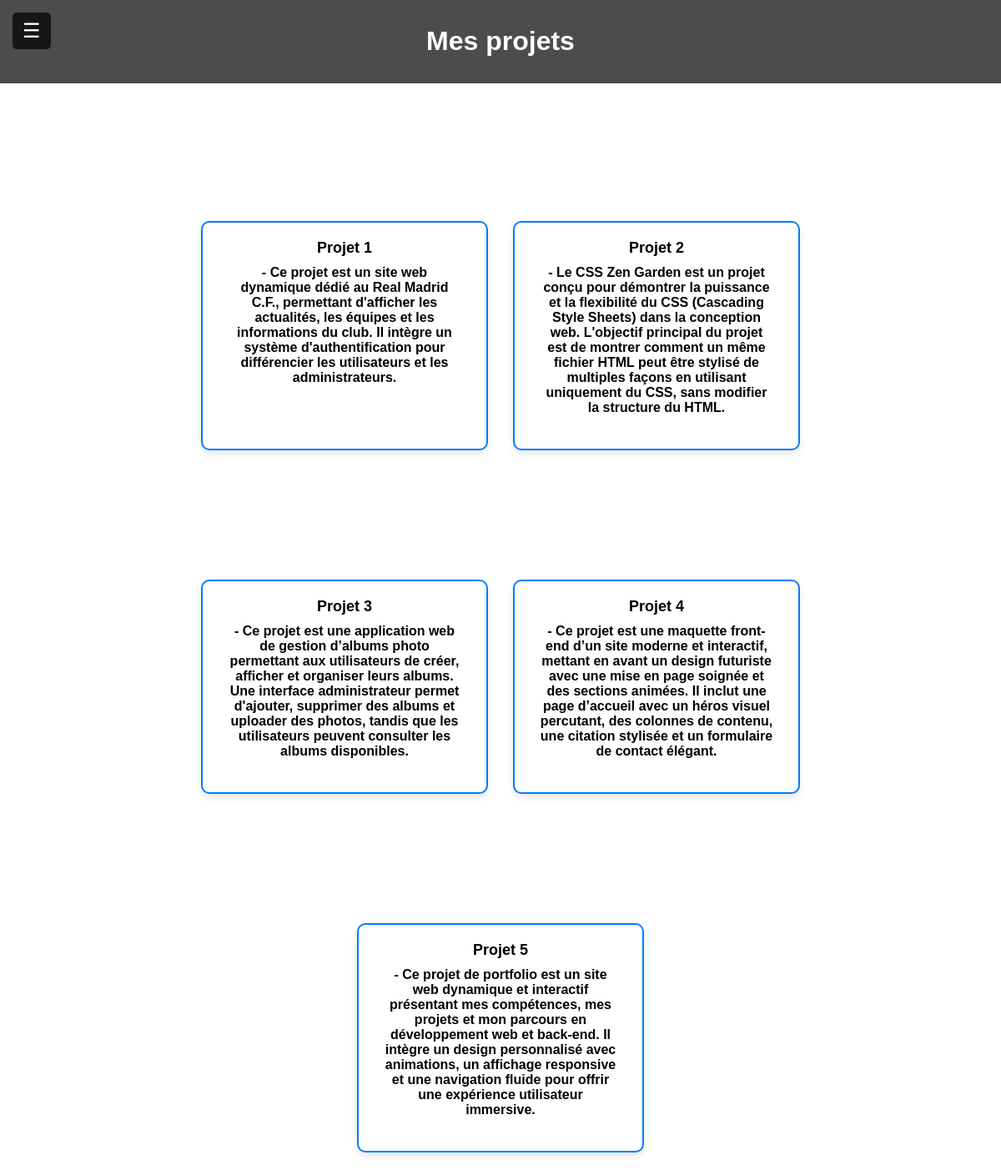
The app's page /projects.php with its own data.
### tables this page shows
CREATE TABLE IF NOT EXISTS `projets` (
  `id` int NOT NULL AUTO_INCREMENT,
  `titre` varchar(255) NOT NULL,
  `description` text NOT NULL,
  `fichier` varchar(255) NOT NULL,
  `icone` varchar(50) NOT NULL,
  PRIMARY KEY (`id`)
);

### projects.php (the view, shortened to what this page needs)
<!DOCTYPE html>
<html lang="fr">
<head>
    <link rel="stylesheet" href="assets/css/styleProjets.css">
    <link rel="stylesheet" href="assets/css/animations.css">
    <link rel="stylesheet" href="assets/css/menu.css">
</head>
<body>
<?php
include 'db.php';
?>
<header>
    <div class="menu-toggle">☰</div>
    <h1>Mes projets</h1>
</header>
<main>
    <section class="projets-section">
        <?php
        if ($conn) {
            $sql = "SELECT * FROM projets";
            $result = $conn->query($sql);
            if ($result && $result->num_rows > 0) {
                while ($row = $result->fetch_assoc()) {
                    echo '
                    <div class="projet">
                        <a href="' . htmlspecialchars($row['fichier']) . '" download>
                            <strong>' . htmlspecialchars($row['icone']) . ' ' . htmlspecialchars($row['titre']) . '</strong> - ' . htmlspecialchars($row['description']) . '
                        </a>
                    </div>';
                }
            } else {
                echo '<p>Aucun projet trouvé.</p>';
            }
        } else {
            echo '<p style="color: red;">Erreur de connexion à la base de données.</p>';
        }
        ?>
    </section>
</main>
</body>
</html>

### assets/css/styleProjets.css (style rules this page uses)
body { font-family: Arial, sans-serif; text-align: center; margin: 0; padding: 0; background: url('../images/blueSpace2.png') no-repeat center center fixed; background-size: cover; color: white; }
header { background: rgba(0, 0, 0, 0.7); padding: 10px; text-align: center; }
.projets-section { display: flex; flex-wrap: wrap; justify-content: center; gap: 30px; width: 80%; margin: auto; padding: 40px; }
.projet { display: flex; align-items: center; justify-content: center; border: 2px solid #007BFF; margin-top: 125px; padding: 20px; border-radius: 10px; background-color: rgba(255, 255, 255, 0.9); text-align: center; width: 300px; min-height: 150px; box-shadow: 0 4px 8px rgba(0, 0, 0, 0.1); animation: fadeIn 1s ease-in-out forwards; }
.projet a { display: block; width: 100%; height: 100%; padding: 10px; text-decoration: none; color: black; font-weight: bold; border-radius: 10px; }
.projet strong { display: block; font-size: 18px; margin-bottom: 10px; }
@media (min-width: 1200px) { .projets-section { grid-template-columns: repeat(3, 1fr); } }

### assets/css/menu.css (style rules this page uses)
.menu-toggle { position: absolute; top: 15px; left: 15px; font-size: 24px; cursor: pointer; color: white; background: rgba(0, 0, 0, 0.7); padding: 8px 12px; border-radius: 5px; z-index: 1000; transition: background 0.3s ease-in-out, transform 0.2s ease-in-out; }

### records on screen
projets: titre "Projet 1", description "Ce projet est un site web dynamique dédié au Real Madrid C.F., permettant d'afficher les actualités, les équipes et les informations du club. Il intègre un système d'authentification pour différencier les utilisateurs et les administrateurs."
projets: titre "Projet 2", description "Le CSS Zen Garden est un projet conçu pour démontrer la puissance et la flexibilité du CSS (Cascading Style Sheets) dans la conception web. L'objectif principal du projet est de montrer comment un même fichier HTML peut être stylisé de multiples façons en utilisant uniquement du CSS, sans modifier la structure du HTML."
projets: titre "Projet 3", description "Ce projet est une application web de gestion d’albums photo permettant aux utilisateurs de créer, afficher et organiser leurs albums. Une interface administrateur permet d'ajouter, supprimer des albums et uploader des photos, tandis que les utilisateurs peuvent consulter les albums disponibles."
projets: titre "Projet 4", description "Ce projet est une maquette front-end d’un site moderne et interactif, mettant en avant un design futuriste avec une mise en page soignée et des sections animées. Il inclut une page d’accueil avec un héros visuel percutant, des colonnes de contenu, une citation stylisée et un formulaire de contact élégant."
projets: titre "Projet 5", description "Ce projet de portfolio est un site web dynamique et interactif présentant mes compétences, mes projets et mon parcours en développement web et back-end. Il intègre un design personnalisé avec animations, un affichage responsive et une navigation fluide pour offrir une expérience utilisateur immersive."
